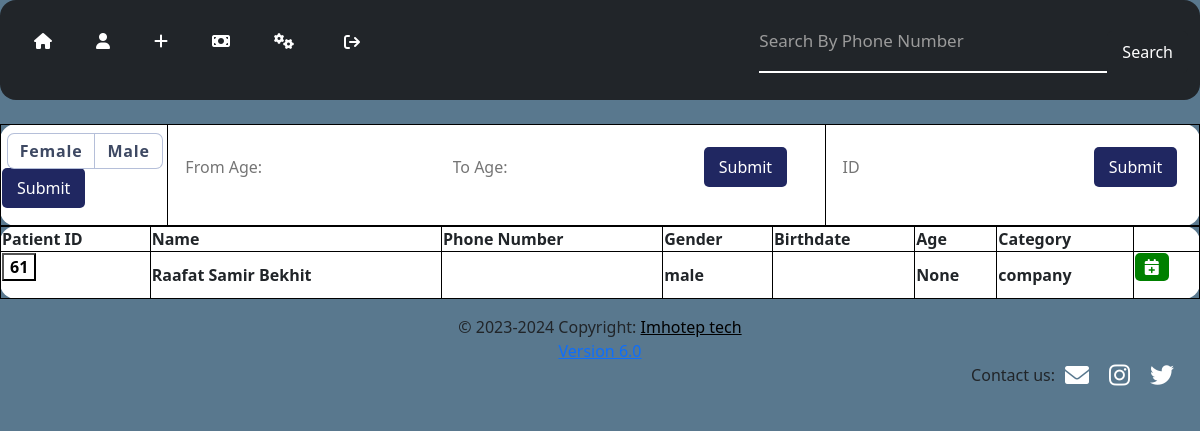
Page /search_id_assi?id=61 (signed in) on the committed database.
### tables this page shows
CREATE TABLE "patients" (
"id"	INTEGER,
"doc_id"	INTEGER,
"name"	TEXT NOT NULL,
"phone_number"	TEXT,
"gender"	TEXT,
"birthdate"	DATE,
"patient_cat"	TEXT,
PRIMARY KEY("id")

);

### app.py (the view)
@app.route("/search_id_assi", methods=["GET"])
def search_id_assi():
    if not session.get("logged_in_assistant"):
        return redirect("/login")
    else:
        id = request.args.get("id")
        doc_id = assistant_id()
        if id:
            person = db.execute("SELECT *, strftime('%Y', 'now') - strftime('%Y', birthdate) - (strftime('%m-%d', 'now') < strftime('%m-%d', birthdate)) AS age FROM patients WHERE id = ? AND doc_id = ? ORDER BY name", id, doc_id)
            return render_template("table_all_patients_a.html", patients=person)
        else:
            return render_template("table_all_patients_a.html", patients=[])

### app.py (called while the page is built)
def assistant_id():
        a_id = session.get("a_id")
        doc_id_query = db.execute("SELECT doc_id FROM doctors WHERE a_id = ?", a_id)
        if len(doc_id_query) > 0:
            doc_id = doc_id_query[0]["doc_id"]
        return doc_id

### templates/table_all_patients_a.html (shortened to what this page needs)
<head>
  {% include 'css.html' %}
</head>
<body class="centered">
  {% include 'nav_assi.html' %}
  <br>
  <table>
    <th>
      <form action="/filter_gender_assi">
        <div class="mydict">
          <div>
            <label>
              <span>Female</span>
            </label>
            <label>
              <span>Male</span>
            </label>
          </div>
          <button type="submit" class="btn-blue">Submit</button>
        </div>
      </form>
    </th>
    <th>
      <form action="/filter_age_assi" id="ageFilterForm">
        <input type="number" name="age1" autocomplete="off" class="input" id="age1Input" placeholder="From Age: "
          required>
        <input type="number" name="age2" autocomplete="off" class="input" id="age2Input" placeholder="To Age: "
          required>
        <button type="submit" class="btn-blue">Submit</button>
      </form>
    </th>
    <th>
      <form action="/search_id_assi" method="get">
        <input type="number" name="id" autocomplete="off" class="input" placeholder="ID">
        <button type="submit" class="btn-blue">Submit</button>
      </form>
    </th>
  </table>
  <table class="c">
    <thead>
      <tr>
        <th>Patient ID</th>
        <th>Name</th>
        <th>Phone Number</th>
        <th>Gender</th>
        <th>Birthdate</th>
        <th>Age</th>
        <th>Category</th>
      </tr>
    </thead>
    <tbody>
      {% for person in patients %}
      <tr>
        <td>
          <form action="/open_patient_assi" method="GET">
            <button type="submit" class="transparent-buttonb">{{ person.id }}</button>
          </form>
        </td>
        <td>{{ person.name }}</td>
        <td>{{ person.phone_number }}</td>
        <td>{{ person.gender }}</td>
        <td>{{ person.birthdate }}</td>
        <td>{{ person.age }}</td>
        <td>{{ person.patient_cat }}</td>
        <td>
          <form action="/add_appoint_date_assi_redirect" method="post">
            <button type="submit" class="btn-green">
              <i class="fas fa-calendar-plus"></i></button>
          </form>
        </td>
        {% endfor %}
    </tbody>
  </table>
</body>
{% include 'footer_assi.html' %}

### static/app.css (style rules this page uses)
body { background-color: #59788e; }
.centered { text-align: center; margin: auto; display: flex; flex-direction: column; }
.mydict div { display: flex; flex-wrap: wrap; margin-top: 0.5rem; justify-content: center; }
table { background-color: white !important; border-collapse: collapse; border: 1px solid black; border-radius: 1rem; }
th, td { border: 1px solid black; font-weight: bold; border-radius: 1rem; }
table.c { table-layout: auto; width: 100%; }
.input { border: none; padding: 1rem; border-radius: 1rem; background: white; transition: 0.3s; }
label span { display: block; cursor: pointer; background-color: #fff; padding: 0.375em .75em; position: relative; margin-left: .0625em; box-shadow: 0 0 0 0.0625em #b5bfd9; letter-spacing: .05em; color: #3e4963; text-align: center; transition: background-color .5s ease; }
label:first-child span { border-radius: .375em 0 0 .375em; }
label:last-child span { border-radius: 0 .375em .375em 0; }
button.btn-blue { padding: 9px 15px; border-radius: 5px; border: none; background-color: #202761; color: white; cursor: pointer; }
button.btn-green { padding: 6px 10px; border-radius: 5px; border: none; background-color: green; color: white; }
.transparent-buttonb { background-color: transparent; color: black; font-weight: bold; }

### rows in the picture
patients: id "61", name "Raafat Samir Bekhit", gender "male", age "None", patient_cat "company"
